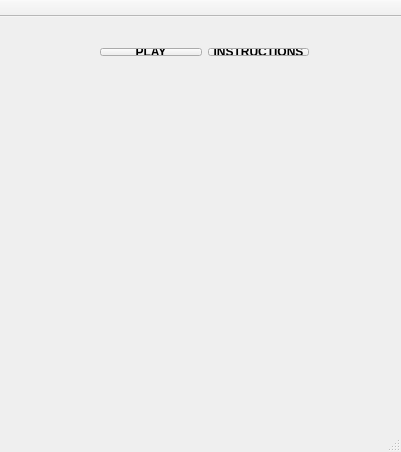
<?xml version="1.0" encoding="UTF-8"?>
<ui version="4.0">
 <class>MainWindow</class>
 <widget class="QMainWindow" name="MainWindow">
  <property name="windowModality">
   <enum>Qt::NonModal</enum>
  </property>
  <property name="geometry">
   <rect>
    <x>0</x>
    <y>0</y>
    <width>401</width>
    <height>452</height>
   </rect>
  </property>
  <property name="minimumSize">
   <size>
    <width>401</width>
    <height>452</height>
   </size>
  </property>
  <property name="maximumSize">
   <size>
    <width>401</width>
    <height>452</height>
   </size>
  </property>
  <property name="windowTitle">
   <string>BLACK JACK</string>
  </property>
  <property name="windowIcon">
   <iconset>
    <normaloff>:/imgs/ace3.png</normaloff>:/imgs/ace3.png</iconset>
  </property>
  <widget class="QWidget" name="centralWidget">
   <property name="styleSheet">
    <string notr="true">background-image: url(:/imgs/bj2.jpg)</string>
   </property>
   <widget class="QWidget" name="layoutWidget">
    <property name="geometry">
     <rect>
      <x>89</x>
      <y>20</y>
      <width>231</width>
      <height>30</height>
     </rect>
    </property>
    <layout class="QHBoxLayout" name="horizontalLayout">
     <item>
      <widget class="QPushButton" name="pushButtonPlay">
       <property name="font">
        <font>
         <weight>75</weight>
         <bold>true</bold>
        </font>
       </property>
       <property name="autoFillBackground">
        <bool>false</bool>
       </property>
       <property name="styleSheet">
        <string notr="true">background-image: url(:/imgs/bj1.jpg);</string>
       </property>
       <property name="text">
        <string>PLAY</string>
       </property>
       <property name="flat">
        <bool>false</bool>
       </property>
      </widget>
     </item>
     <item>
      <widget class="QPushButton" name="pushButtonInstructions">
       <property name="font">
        <font>
         <weight>75</weight>
         <bold>true</bold>
        </font>
       </property>
       <property name="autoFillBackground">
        <bool>false</bool>
       </property>
       <property name="styleSheet">
        <string notr="true">background-image: url(:/imgs/bj1.jpg);</string>
       </property>
       <property name="text">
        <string>INSTRUCTIONS</string>
       </property>
       <property name="flat">
        <bool>false</bool>
       </property>
      </widget>
     </item>
    </layout>
   </widget>
  </widget>
  <widget class="QMenuBar" name="menuBar">
   <property name="geometry">
    <rect>
     <x>0</x>
     <y>0</y>
     <width>401</width>
     <height>26</height>
    </rect>
   </property>
  </widget>
  <widget class="QStatusBar" name="statusBar"/>
  <widget class="QToolBar" name="mainToolBar">
   <property name="movable">
    <bool>false</bool>
   </property>
   <property name="floatable">
    <bool>true</bool>
   </property>
   <attribute name="toolBarArea">
    <enum>TopToolBarArea</enum>
   </attribute>
   <attribute name="toolBarBreak">
    <bool>false</bool>
   </attribute>
  </widget>
 </widget>
 <layoutdefault spacing="6" margin="11"/>
 <resources/>
 <connections/>
</ui>
